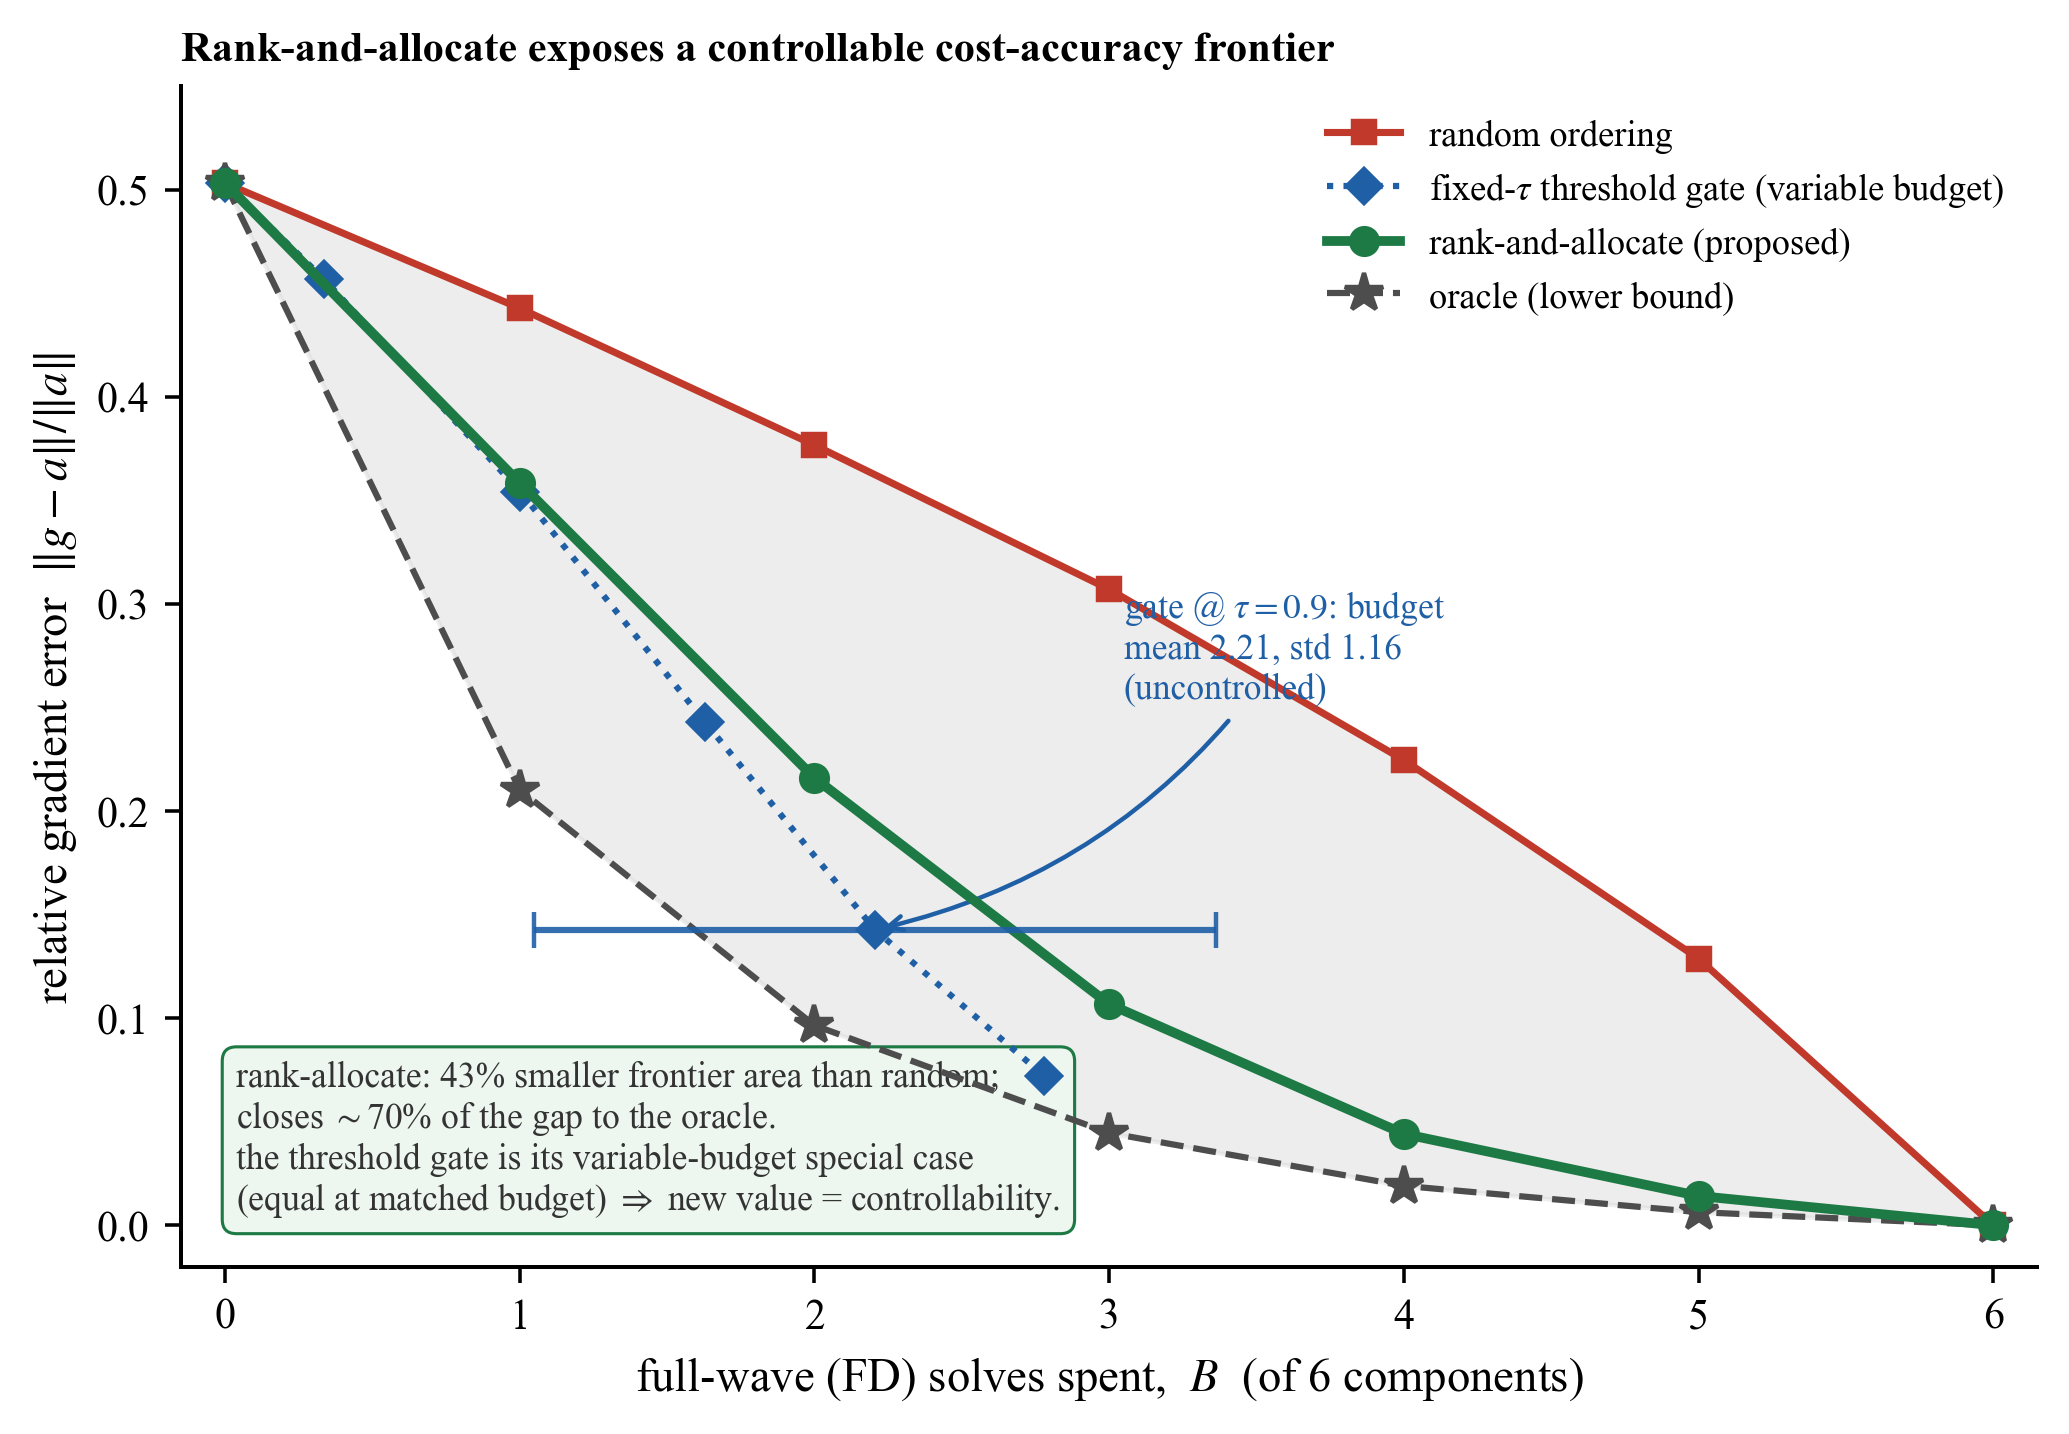

This chart was generated by the following Python code:
# -*- coding: utf-8 -*-
# fig_allocator (single panel) -- the cost-accuracy FRONTIER of the rank-and-allocate solver-budget
# allocator on the controlled spectrum (20000 trials). Relative gradient error vs the number of
# full-wave (FD) solves B = 0..K. Curves: rank-and-allocate (new, by sign-agreement), the fixed-tau
# threshold gate (its operating points -- a VARIABLE-budget special case of the allocator), random
# ordering, and the oracle lower bound. Rank-allocate dominates random (~43% smaller area) and
# closes ~70% of the gap to the oracle; the new value is controllability + the explicit frontier.
import os
os.environ['KMP_DUPLICATE_LIB_OK'] = 'TRUE'
import numpy as np
import matplotlib as mpl; mpl.use('Agg')
import matplotlib.pyplot as plt
mpl.rcParams.update({'font.family': 'serif', 'font.serif': ['Times New Roman'], 'mathtext.fontset': 'stix',
    'pdf.fonttype': 42, 'ps.fonttype': 42, 'axes.spines.top': False, 'axes.spines.right': False,
    'axes.labelsize': 10.5, 'xtick.labelsize': 9.5, 'ytick.labelsize': 9.5, 'legend.fontsize': 8.5, 'axes.linewidth': 0.9})
DIR = os.path.dirname(os.path.abspath(__file__)); GRN = '#1e7a45'; ACC = '#c0392b'; SIG = '#1f5fa6'; ORG = '#e67e22'
d = np.load(os.path.join(DIR, 'rank_allocator.npz'))
Bs = d['Bs']; K = int(d['K'])
err_rank = d['err_rank_sa']; err_rand = d['err_random']; err_orac = d['err_oracle']
# threshold-gate operating points (sweep tau): mean cost vs mean error
gcost = d['gate_cost_curve']; gerr = d['gate_err_curve']
op_c = float(d['op_cost_tau']); op_e = float(d['op_err_tau']); op_cstd = float(d['op_cost_std']); tau = float(d['tau'])
# areas under the frontier (lower better)
A_rank = float(d['auc_rank_sa']); A_rand = float(d['auc_random']); A_orac = float(d['auc_oracle'])
area_vs_random = (1.0 - A_rank / A_rand) * 100.0
gap_closed = float(d['mean_closeness']) * 100.0

fig, ax = plt.subplots(figsize=(6.6, 4.6))

# shade the achievable region between oracle (best) and random (worst) for visual reference
ax.fill_between(Bs, err_orac, err_rand, color='0.85', alpha=0.45, zorder=0)

ax.plot(Bs, err_rand, '-s', color=ACC, ms=5, lw=1.6, zorder=3, label='random ordering')
# threshold gate: dedupe the staircase (tau-sweep repeats x), show as discrete operating points
keep = np.concatenate([[True], np.abs(np.diff(gcost)) > 1e-9])
ax.plot(gcost[keep], gerr[keep], ':D', color=SIG, ms=5.5, lw=1.4, zorder=4,
        label='fixed-$\\tau$ threshold gate (variable budget)')
ax.plot(Bs, err_rank, '-o', color=GRN, ms=6, lw=2.2, zorder=5, label='rank-and-allocate (proposed)')
ax.plot(Bs, err_orac, '--*', color='0.30', ms=9, lw=1.4, zorder=4, label='oracle (lower bound)')

# mark the gate's realized operating point and its budget spread (the thing the allocator fixes)
ax.errorbar([op_c], [op_e], xerr=[[op_cstd], [op_cstd]], fmt='none', ecolor=SIG, elinewidth=1.4,
            capsize=4, zorder=6, alpha=0.9)
ax.annotate(f'gate @ $\\tau={tau}$: budget\nmean {op_c:.2f}, std {op_cstd:.2f}\n(uncontrolled)',
            xy=(op_c, op_e), xytext=(3.05, 0.255), fontsize=8.0, color=SIG, ha='left',
            arrowprops=dict(arrowstyle='->', color=SIG, lw=1.0,
                            connectionstyle='arc3,rad=-0.2'))

ax.set_xlabel('full-wave (FD) solves spent,  $B$  (of %d components)' % K)
ax.set_ylabel('relative gradient error  $\\|g-a\\|/\\|a\\|$')
ax.set_xlim(-0.15, K + 0.15); ax.set_ylim(-0.02, 0.55)
ax.set_xticks(range(0, K + 1))
ax.legend(loc='upper right', frameon=False, fontsize=8.2)
ax.text(0.03, 0.04,
        f'rank-allocate: {area_vs_random:.0f}% smaller frontier area than random;\n'
        f'closes $\\sim${gap_closed:.0f}% of the gap to the oracle.\n'
        f'the threshold gate is its variable-budget special case\n'
        f'(equal at matched budget) $\\Rightarrow$ new value = controllability.',
        transform=ax.transAxes, fontsize=8.0, va='bottom', ha='left', color='0.2',
        bbox=dict(boxstyle='round,pad=0.4', fc='#eef6f0', ec=GRN, lw=0.7))
ax.set_title('Rank-and-allocate exposes a controllable cost-accuracy frontier',
             loc='left', fontsize=9.6, fontweight='bold')

fig.tight_layout()
for ext in ('pdf', 'png'):
    fig.savefig(os.path.join(DIR, f'fig_allocator.{ext}'), dpi=320, bbox_inches='tight')
print(f'wrote fig_allocator.pdf/.png ; area vs random -{area_vs_random:.1f}% '
      f'(rank {A_rank:.3f} / rand {A_rand:.3f} / oracle {A_orac:.3f}), gap closed ~{gap_closed:.0f}%, '
      f'gate cost {op_c:.2f}+-{op_cstd:.2f}')
